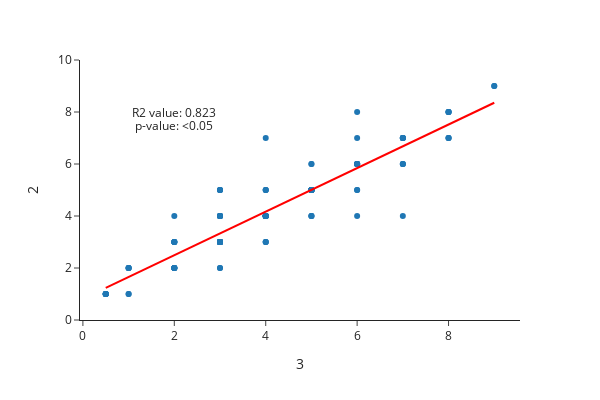

Here is the notebook cell this chart was saved with:
### Code cell
fig = px.scatter(lampsilis_clean,
    x="Z age",
    y="B age",
#     color="ager",
    labels={
        "Z age": "3",
        "B age": "2",
                 },
    width=600,
    height=400,
    template="simple_white",
    trendline="ols",
    trendline_color_override="red"

)
fig.add_annotation(x=2, y=8,
                  text="R2 value: 0.823",
                   align= "left",
                  showarrow=False)
fig.add_annotation(x=2, y=7.5,
                  text="p-value: <0.05",
                  align="left",
                  showarrow=False)
fig.update_layout(template='simple_white',  
                  width=600, height=400,
                  yaxis=dict(range=[0,10]),
                  
    
)

# # linear regression
# regline = sm.OLS(lampsilis_clean["B age"],sm.add_constant(lampsilis_clean["Z age"])).fit().fittedvalues

# # add linear regression line for whole sample
# fig.add_traces(go.Scatter(x=lampsilis_clean["Z age"], y=regline,
#                           mode = 'lines',
#                           marker_color='red',
#                           name='trendline',
#                         )
#                           )

fig.write_image("images/Z_B_teres.png")
fig

### Figure 1 — Plotly figure (JSON) as saved in the notebook; plotly's stock layout.template omitted (floating-point values rounded to 4 significant figures)
{"data": [{"hovertemplate": "3=%{x}<br>2=%{y}<extra></extra>", "legendgroup": "", "marker": {"color": "#1F77B4", "symbol": "circle"}, "mode": "markers", "name": "", "orientation": "v", "showlegend": false, "type": "scatter", "x": [5, 6, 4, 4, 3, 4, 1, 5, 8, 8, 3, 5, 5, 3, 9, 4, 3, 7, 5, 5, 6, 7, 5, 3, 5, 8, 5, 4, 8, 9, 3, 6, 2, 3, 8, 6, 7, 3, 1, 1, 1, 0.5, 7, 3, 5, 3, 3, 4, 2, 5, 7, 3, 1, 8, 5, 6, 8, 6, 5, 4, 3, 2, 3, 3, 3, 4, 3, 3, 1, 3, 3, 4, 7, 2, 3, 6, 4, 2, 7, 7, 4, 4, 2, 2, 3, 6, 5, 3, 6, 6, 3, 5, 4, 2, 4, 5, 3, 3, 2, 3, 2, 4, 4, 2, 3, 3, 3, 4, 3, 3, 4, 4, 7, 4, 3, 3, 5, 6, 4, 6, 0.5, 0.5, 0.5, 0.5, 0.5, 0.5, 2], "xaxis": "x", "y": [5, 6, 4, 4, 3, 5, 2, 5, 8, 8, 4, 5, 5, 3, 9, 4, 5, 6, 4, 5, 4, 7, 6, 2, 5, 8, 5, 4, 7, 9, 3, 8, 2, 2, 7, 5, 7, 3, 1, 2, 1, 1, 4, 3, 5, 3, 3, 4, 3, 6, 6, 3, 2, 7, 5, 5, 8, 7, 4, 4, 3, 3, 3, 3, 3, 5, 3, 5, 2, 5, 4, 7, 6, 4, 3, 6, 3, 2, 7, 7, 4, 4, 2, 3, 3, 6, 5, 4, 6, 6, 3, 5, 4, 2, 5, 5, 3, 5, 2, 4, 3, 4, 3, 3, 4, 3, 3, 4, 4, 3, 4, 3, 7, 4, 4, 4, 4, 6, 4, 6, 1, 1, 1, 1, 1, 1, 2], "yaxis": "y"}, {"hovertemplate": "<b>OLS trendline</b><br>B age = 0.837326 * Z age + 0.819158<br>R<sup>2</sup>=0.842450<br><br>3=%{x}<br>2=%{y} <b>(trend)</b><extra></extra>", "legendgroup": "", "line": {"color": "red"}, "marker": {"color": "#1F77B4", "symbol": "circle"}, "mode": "lines", "name": "", "showlegend": false, "type": "scatter", "x": [0.5, 0.5, 0.5, 0.5, 0.5, 0.5, 0.5, 1, 1, 1, 1, 1, 1, 2, 2, 2, 2, 2, 2, 2, 2, 2, 2, 2, 2, 3, 3, 3, 3, 3, 3, 3, 3, 3, 3, 3, 3, 3, 3, 3, 3, 3, 3, 3, 3, 3, 3, 3, 3, 3, 3, 3, 3, 3, 3, 3, 3, 3, 3, 4, 4, 4, 4, 4, 4, 4, 4, 4, 4, 4, 4, 4, 4, 4, 4, 4, 4, 4, 4, 4, 5, 5, 5, 5, 5, 5, 5, 5, 5, 5, 5, 5, 5, 5, 5, 5, 5, 6, 6, 6, 6, 6, 6, 6, 6, 6, 6, 6, 6, 7, 7, 7, 7, 7, 7, 7, 7, 7, 8, 8, 8, 8, 8, 8, 8, 9, 9], "xaxis": "x", "y": [1.238, 1.238, 1.238, 1.238, 1.238, 1.238, 1.238, 1.656, 1.656, 1.656, 1.656, 1.656, 1.656, 2.494, 2.494, 2.494, 2.494, 2.494, 2.494, 2.494, 2.494, 2.494, 2.494, 2.494, 2.494, 3.331, 3.331, 3.331, 3.331, 3.331, 3.331, 3.331, 3.331, 3.331, 3.331, 3.331, 3.331, 3.331, 3.331, 3.331, 3.331, 3.331, 3.331, 3.331, 3.331, 3.331, 3.331, 3.331, 3.331, 3.331, 3.331, 3.331, 3.331, 3.331, 3.331, 3.331, 3.331, 3.331, 3.331, 4.168, 4.168, 4.168, 4.168, 4.168, 4.168, 4.168, 4.168, 4.168, 4.168, 4.168, 4.168, 4.168, 4.168, 4.168, 4.168, 4.168, 4.168, 4.168, 4.168, 4.168, 5.006, 5.006, 5.006, 5.006, 5.006, 5.006, 5.006, 5.006, 5.006, 5.006, 5.006, 5.006, 5.006, 5.006, 5.006, 5.006, 5.006, 5.843, 5.843, 5.843, 5.843, 5.843, 5.843, 5.843, 5.843, 5.843, 5.843, 5.843, 5.843, 6.68, 6.68, 6.68, 6.68, 6.68, 6.68, 6.68, 6.68, 6.68, 7.518, 7.518, 7.518, 7.518, 7.518, 7.518, 7.518, 8.355, 8.355], "yaxis": "y"}], "layout": {"annotations": [{"align": "left", "showarrow": false, "text": "R2 value: 0.823", "x": 2, "y": 8}, {"align": "left", "showarrow": false, "text": "p-value: <0.05", "x": 2, "y": 7.5}], "height": 400, "legend": {"tracegroupgap": 0}, "margin": {"t": 60}, "width": 600, "xaxis": {"anchor": "y", "domain": [0, 1], "title": {"text": "3"}}, "yaxis": {"anchor": "x", "domain": [0, 1], "range": [0, 10], "title": {"text": "2"}}}}
